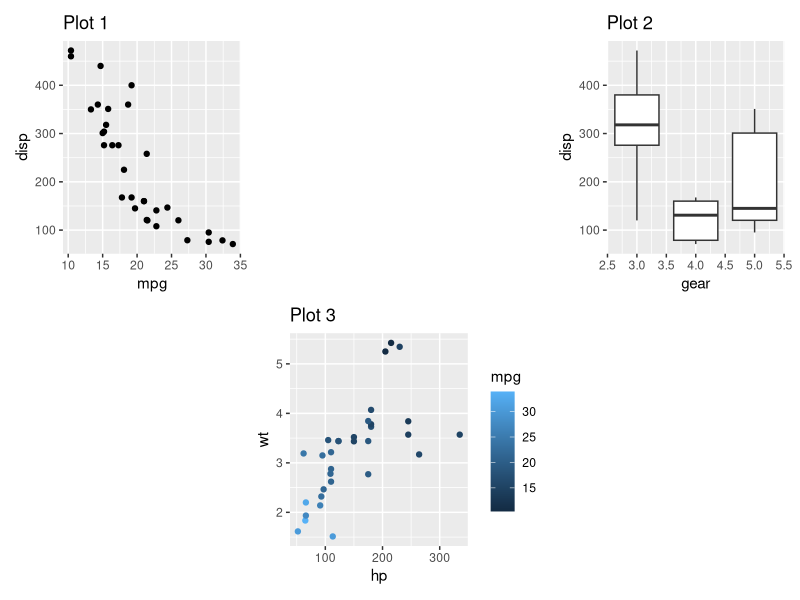
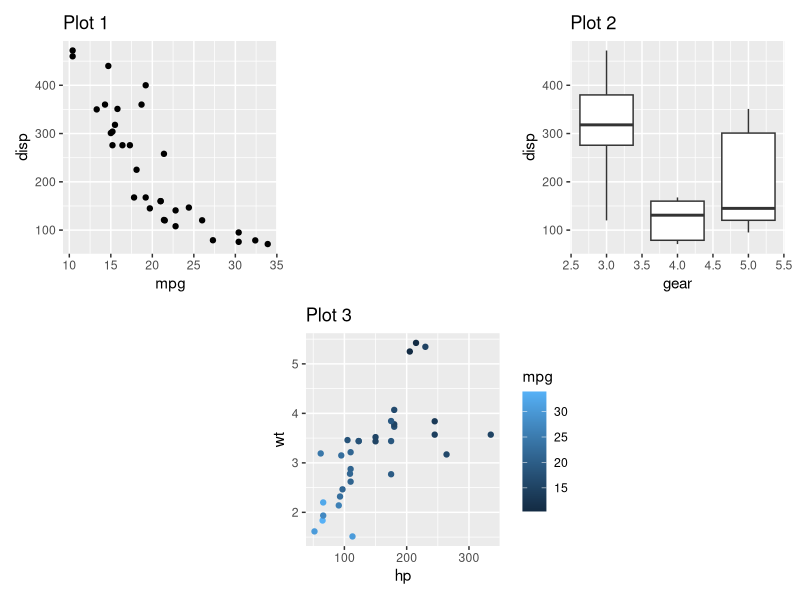
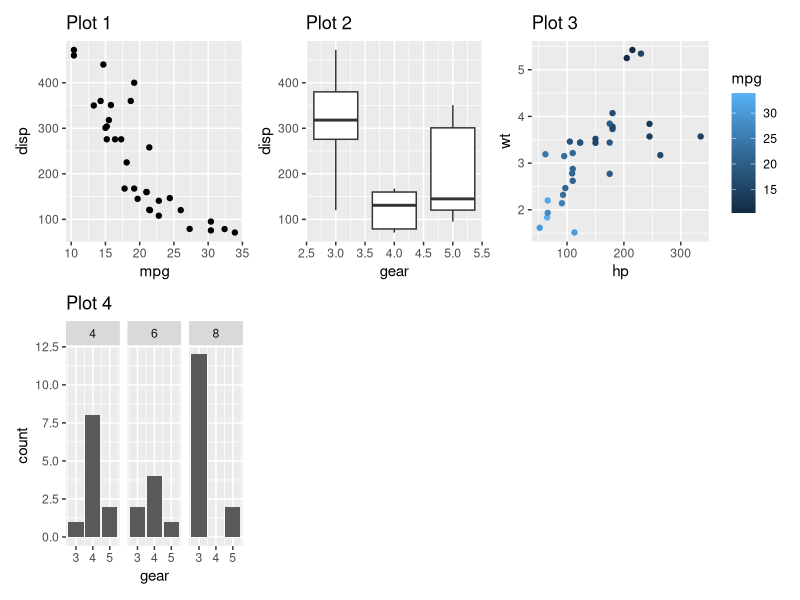
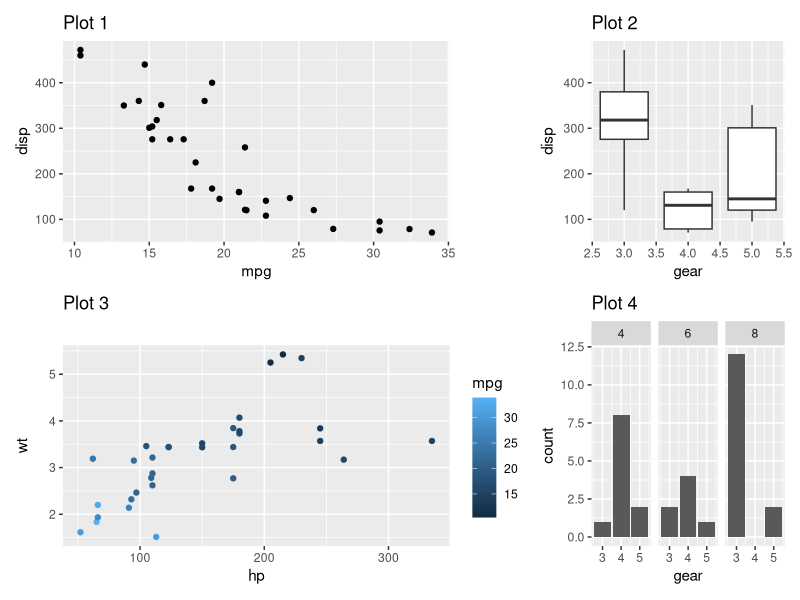
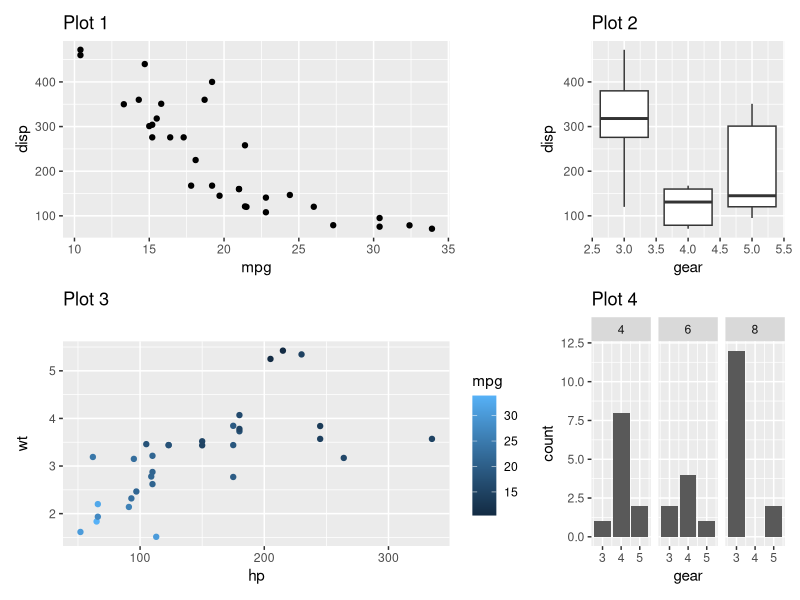
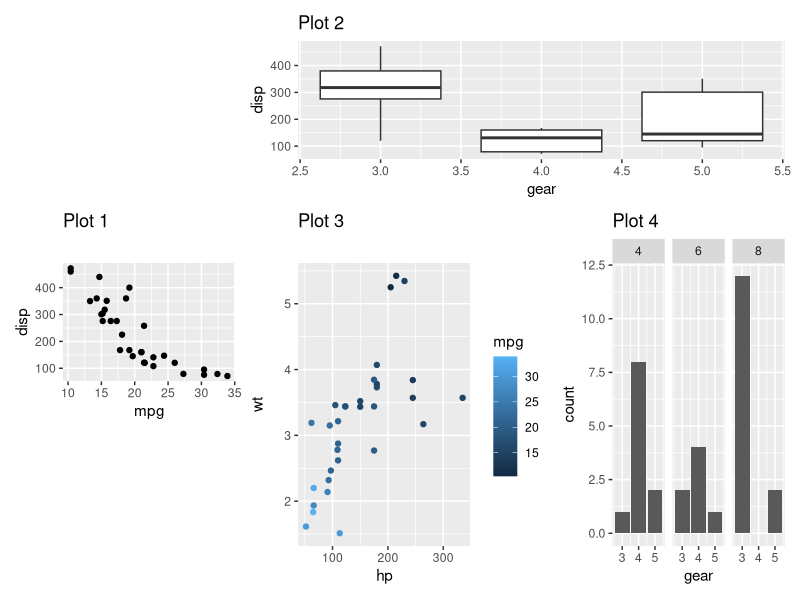
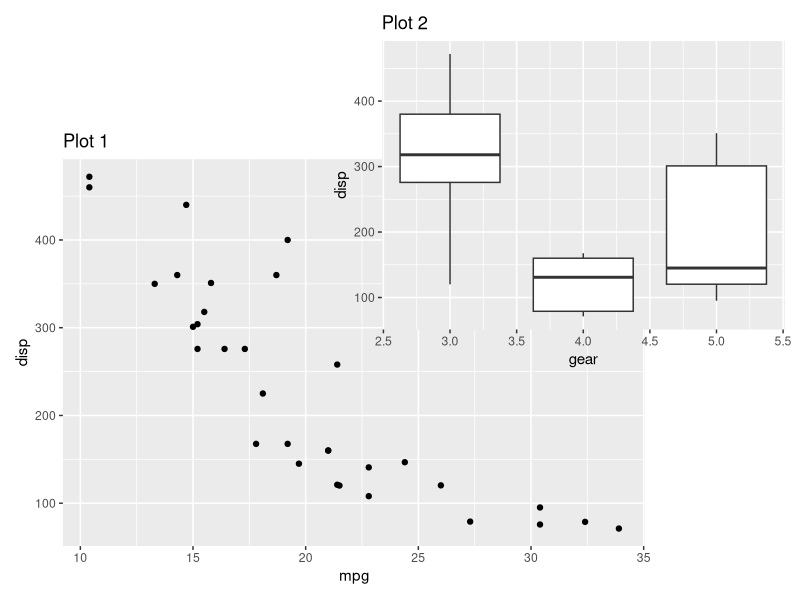
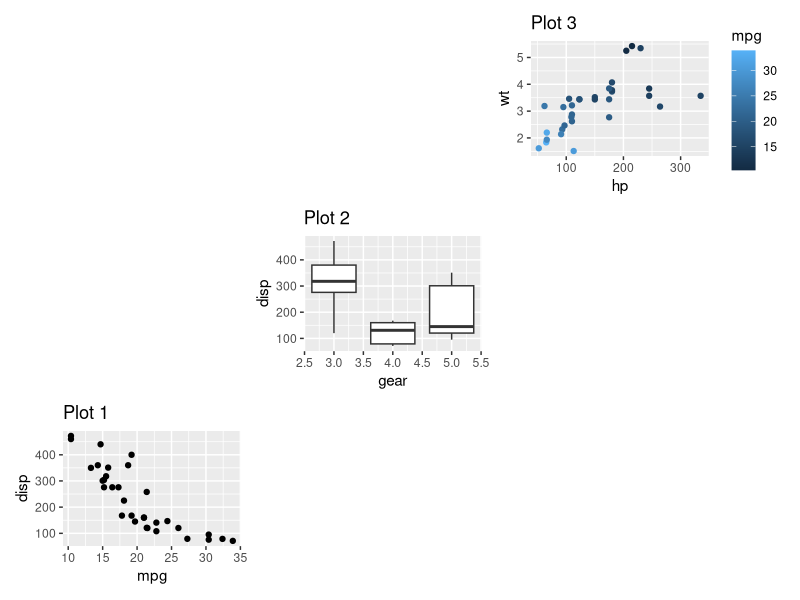

Write R code to recreate these figures, in order.
## ---- chunk 1
knitr::opts_chunk$set(
  collapse = TRUE,
  comment = "#>"
)
## ---- chunk 2
library(patchwork)
## ---- chunk 3
library(ggplot2)
p1 <- ggplot(mtcars) + 
  geom_point(aes(mpg, disp)) + 
  ggtitle('Plot 1')

p2 <- ggplot(mtcars) + 
  geom_boxplot(aes(gear, disp, group = gear)) + 
  ggtitle('Plot 2')

p3 <- ggplot(mtcars) + 
  geom_point(aes(hp, wt, colour = mpg)) + 
  ggtitle('Plot 3')

p4 <- ggplot(mtcars) + 
  geom_bar(aes(gear)) + 
  facet_wrap(~cyl) + 
  ggtitle('Plot 4')
## ---- chunk 4
p1 + plot_spacer() + p2 + plot_spacer() + p3 + plot_spacer()
## ---- chunk 5
(p1 + plot_spacer() + p2) / (plot_spacer() + p3 + plot_spacer())
## ---- chunk 6
p1 + p2 + p3 + p4 + 
  plot_layout(ncol = 3)
## ---- chunk 7
p1 + p2 + p3 + p4 + 
  plot_layout(widths = c(2, 1))
## ---- chunk 8
p1 + p2 + p3 + p4 + 
  plot_layout(widths = c(2, 1), heights = unit(c(5, 1), c('cm', 'null')))
## ---- chunk 9
layout <- "
##BBBB
AACCDD
##CCDD
"
p1 + p2 + p3 + p4 + 
  plot_layout(design = layout)
## ---- chunk 10
layout <- c(
  area(t = 2, l = 1, b = 5, r = 4),
  area(t = 1, l = 3, b = 3, r = 5)
)
p1 + p2 + 
  plot_layout(design = layout)
## ---- chunk 11
layout <- '
A#B
#C#
D#E
'
wrap_plots(D = p1, C = p2, B = p3, design = layout)
## ---- chunk 12
p_fixed <- ggplot(mtcars) + 
  geom_point(aes(hp, disp)) + 
  ggtitle('Plot F') + 
  coord_fixed()
p_fixed + p1 + p2 + p3
## ---- chunk 13
p_fixed + p1 + p2 + p3 + plot_layout(widths = 1)
## ---- chunk 14
p1 + inset_element(p2, left = 0.6, bottom = 0.6, right = 1, top = 1)
## ---- chunk 15
p1 + inset_element(p2, left = 0, bottom = 0.6, right = 0.4, top = 1, align_to = 'full')
## ---- chunk 16
p1 + inset_element(
  p2, 
  left = 0.5, 
  bottom = 0.5, 
  right = unit(1, 'npc') - unit(1, 'cm'), 
  top = unit(1, 'npc') - unit(1, 'cm')
)
## ---- chunk 17
p3 + inset_element(p1, left = 0.5, bottom = 0, right = 1, top = 0.5, 
                   on_top = FALSE, align_to = 'full')
## ---- chunk 18
p1 + p2 + p3 + p4 +
  plot_layout(guides = 'collect')
## ---- chunk 19
((p2 / p3 + plot_layout(guides = 'auto')) | p1) + plot_layout(guides = 'collect')
## ---- chunk 20
((p2 / p3 + plot_layout(guides = 'keep')) | p1) + plot_layout(guides = 'collect')
## ---- chunk 21
p1a <- ggplot(mtcars) + 
  geom_point(aes(mpg, disp, colour = mpg, size = wt)) + 
  ggtitle('Plot 1a')

p1a | (p2 / p3)
## ---- chunk 22
(p1a | (p2 / p3)) + plot_layout(guides = 'collect')
## ---- chunk 23
p1 + p2 + p3 + guide_area() + 
  plot_layout(guides = 'collect')
